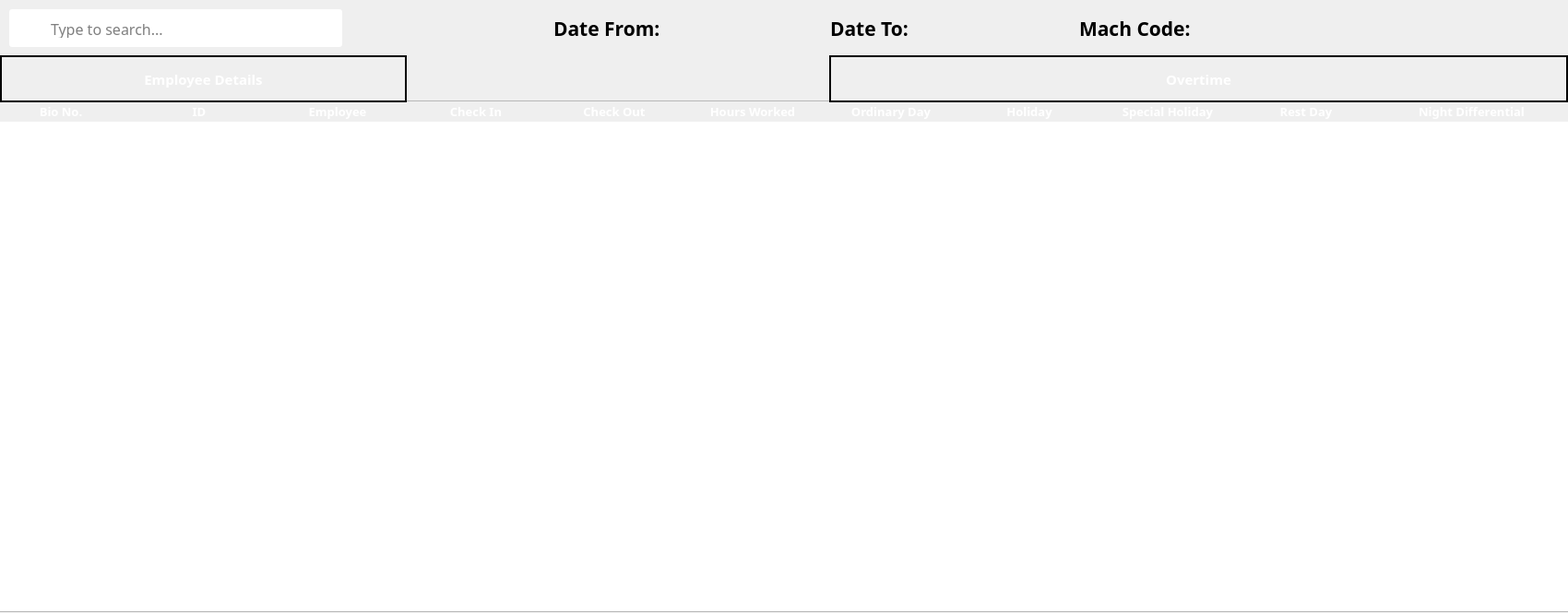
<?xml version="1.0" encoding="UTF-8"?>
<ui version="4.0">
 <class>Dialog</class>
 <widget class="QDialog" name="Dialog">
  <property name="geometry">
   <rect>
    <x>0</x>
    <y>0</y>
    <width>1700</width>
    <height>665</height>
   </rect>
  </property>
  <property name="windowTitle">
   <string>TimeSheet</string>
  </property>
  <widget class="QWidget" name="widget" native="true">
   <property name="geometry">
    <rect>
     <x>0</x>
     <y>0</y>
     <width>1701</width>
     <height>61</height>
    </rect>
   </property>
   <property name="styleSheet">
    <string notr="true">background-color: &quot;#DCE5FE&quot;;</string>
   </property>
   <widget class="QFrame" name="searchBar">
    <property name="geometry">
     <rect>
      <x>10</x>
      <y>10</y>
      <width>361</width>
      <height>41</height>
     </rect>
    </property>
    <property name="focusPolicy">
     <enum>Qt::StrongFocus</enum>
    </property>
    <property name="styleSheet">
     <string notr="true">#searchBar{
	border: 1px solid &quot;#344273&quot;;
	border-radius: 3px; 
}
*{
background-color: white;
}</string>
    </property>
    <property name="frameShape">
     <enum>QFrame::StyledPanel</enum>
    </property>
    <property name="frameShadow">
     <enum>QFrame::Raised</enum>
    </property>
    <widget class="QLineEdit" name="txtSearch_4">
     <property name="geometry">
      <rect>
       <x>43</x>
       <y>10</y>
       <width>301</width>
       <height>21</height>
      </rect>
     </property>
     <property name="font">
      <font>
       <family>Poppins</family>
       <pointsize>12</pointsize>
      </font>
     </property>
     <property name="focusPolicy">
      <enum>Qt::ClickFocus</enum>
     </property>
     <property name="styleSheet">
      <string notr="true">#txtSearch{

}</string>
     </property>
     <property name="text">
      <string/>
     </property>
     <property name="frame">
      <bool>false</bool>
     </property>
     <property name="placeholderText">
      <string>Type to search...</string>
     </property>
    </widget>
    <widget class="QLabel" name="searchIcon_4">
     <property name="geometry">
      <rect>
       <x>10</x>
       <y>10</y>
       <width>31</width>
       <height>21</height>
      </rect>
     </property>
     <property name="styleSheet">
      <string notr="true">#searchIcon{
	background-color: white;
}</string>
     </property>
     <property name="text">
      <string/>
     </property>
     <property name="pixmap">
      <pixmap>../Icons/search.svg</pixmap>
     </property>
     <property name="scaledContents">
      <bool>false</bool>
     </property>
     <property name="alignment">
      <set>Qt::AlignCenter</set>
     </property>
    </widget>
   </widget>
   <widget class="QLabel" name="lblDateFrom">
    <property name="geometry">
     <rect>
      <x>600</x>
      <y>20</y>
      <width>121</width>
      <height>21</height>
     </rect>
    </property>
    <property name="font">
     <font>
      <family>Poppins</family>
      <pointsize>16</pointsize>
      <weight>75</weight>
      <bold>true</bold>
     </font>
    </property>
    <property name="text">
     <string>Date From:</string>
    </property>
   </widget>
   <widget class="QLabel" name="lblFrom">
    <property name="geometry">
     <rect>
      <x>720</x>
      <y>20</y>
      <width>181</width>
      <height>21</height>
     </rect>
    </property>
    <property name="font">
     <font>
      <family>Poppins</family>
      <pointsize>12</pointsize>
      <weight>50</weight>
      <bold>false</bold>
     </font>
    </property>
    <property name="text">
     <string/>
    </property>
    <property name="alignment">
     <set>Qt::AlignCenter</set>
    </property>
   </widget>
   <widget class="QLabel" name="lblTo">
    <property name="geometry">
     <rect>
      <x>990</x>
      <y>20</y>
      <width>181</width>
      <height>21</height>
     </rect>
    </property>
    <property name="font">
     <font>
      <family>Poppins</family>
      <pointsize>12</pointsize>
      <weight>50</weight>
      <bold>false</bold>
     </font>
    </property>
    <property name="text">
     <string/>
    </property>
    <property name="alignment">
     <set>Qt::AlignCenter</set>
    </property>
   </widget>
   <widget class="QLabel" name="lblDateTo">
    <property name="geometry">
     <rect>
      <x>900</x>
      <y>20</y>
      <width>91</width>
      <height>21</height>
     </rect>
    </property>
    <property name="font">
     <font>
      <family>Poppins</family>
      <pointsize>16</pointsize>
      <weight>75</weight>
      <bold>true</bold>
     </font>
    </property>
    <property name="text">
     <string>Date To:</string>
    </property>
   </widget>
   <widget class="QLabel" name="lblMachCode">
    <property name="geometry">
     <rect>
      <x>1170</x>
      <y>20</y>
      <width>131</width>
      <height>21</height>
     </rect>
    </property>
    <property name="font">
     <font>
      <family>Poppins</family>
      <pointsize>16</pointsize>
      <weight>75</weight>
      <bold>true</bold>
     </font>
    </property>
    <property name="text">
     <string>Mach Code:</string>
    </property>
   </widget>
   <widget class="QLabel" name="lblMach">
    <property name="geometry">
     <rect>
      <x>1300</x>
      <y>20</y>
      <width>160</width>
      <height>21</height>
     </rect>
    </property>
    <property name="font">
     <font>
      <family>Poppins</family>
      <pointsize>12</pointsize>
      <weight>50</weight>
      <bold>false</bold>
     </font>
    </property>
    <property name="text">
     <string/>
    </property>
    <property name="alignment">
     <set>Qt::AlignCenter</set>
    </property>
   </widget>
  </widget>
  <widget class="QTableWidget" name="TimeSheetTable">
   <property name="geometry">
    <rect>
     <x>-10</x>
     <y>109</y>
     <width>1711</width>
     <height>555</height>
    </rect>
   </property>
   <property name="sizePolicy">
    <sizepolicy hsizetype="Fixed" vsizetype="Fixed">
     <horstretch>0</horstretch>
     <verstretch>0</verstretch>
    </sizepolicy>
   </property>
   <property name="font">
    <font>
     <family>Poppins SemiBold</family>
     <pointsize>10</pointsize>
     <weight>75</weight>
     <bold>true</bold>
    </font>
   </property>
   <property name="focusPolicy">
    <enum>Qt::ClickFocus</enum>
   </property>
   <property name="contextMenuPolicy">
    <enum>Qt::DefaultContextMenu</enum>
   </property>
   <property name="styleSheet">
    <string notr="true">/* Header Design */

QHeaderView::section {
	font-family: Poppins;
	font-weight: bold;
	font-size: 13px;
	color: white;
	background-color: &quot;#344273&quot;;
	border: none;
}

/* Style for the selected row */
QTableView::item:selected:active {
	 selection-background-color: &quot;#9DADDF&quot;;
}

/* Style for the alternate row */
QTableWidget {
	alternate-background-color: &quot;#DDDDDD&quot;;
}</string>
   </property>
   <property name="horizontalScrollBarPolicy">
    <enum>Qt::ScrollBarAlwaysOff</enum>
   </property>
   <property name="sizeAdjustPolicy">
    <enum>QAbstractScrollArea::AdjustIgnored</enum>
   </property>
   <property name="editTriggers">
    <set>QAbstractItemView::NoEditTriggers</set>
   </property>
   <property name="tabKeyNavigation">
    <bool>false</bool>
   </property>
   <property name="showDropIndicator" stdset="0">
    <bool>false</bool>
   </property>
   <property name="dragDropOverwriteMode">
    <bool>false</bool>
   </property>
   <property name="alternatingRowColors">
    <bool>true</bool>
   </property>
   <property name="selectionMode">
    <enum>QAbstractItemView::SingleSelection</enum>
   </property>
   <property name="selectionBehavior">
    <enum>QAbstractItemView::SelectRows</enum>
   </property>
   <property name="textElideMode">
    <enum>Qt::ElideRight</enum>
   </property>
   <property name="showGrid">
    <bool>false</bool>
   </property>
   <property name="gridStyle">
    <enum>Qt::SolidLine</enum>
   </property>
   <property name="sortingEnabled">
    <bool>false</bool>
   </property>
   <property name="cornerButtonEnabled">
    <bool>false</bool>
   </property>
   <property name="columnCount">
    <number>11</number>
   </property>
   <attribute name="horizontalHeaderVisible">
    <bool>true</bool>
   </attribute>
   <attribute name="horizontalHeaderCascadingSectionResizes">
    <bool>true</bool>
   </attribute>
   <attribute name="horizontalHeaderMinimumSectionSize">
    <number>50</number>
   </attribute>
   <attribute name="horizontalHeaderDefaultSectionSize">
    <number>150</number>
   </attribute>
   <attribute name="horizontalHeaderHighlightSections">
    <bool>true</bool>
   </attribute>
   <attribute name="horizontalHeaderShowSortIndicator" stdset="0">
    <bool>false</bool>
   </attribute>
   <attribute name="horizontalHeaderStretchLastSection">
    <bool>true</bool>
   </attribute>
   <attribute name="verticalHeaderVisible">
    <bool>false</bool>
   </attribute>
   <attribute name="verticalHeaderCascadingSectionResizes">
    <bool>false</bool>
   </attribute>
   <attribute name="verticalHeaderMinimumSectionSize">
    <number>23</number>
   </attribute>
   <attribute name="verticalHeaderDefaultSectionSize">
    <number>31</number>
   </attribute>
   <attribute name="verticalHeaderHighlightSections">
    <bool>false</bool>
   </attribute>
   <attribute name="verticalHeaderShowSortIndicator" stdset="0">
    <bool>false</bool>
   </attribute>
   <column>
    <property name="text">
     <string>Bio No.</string>
    </property>
   </column>
   <column>
    <property name="text">
     <string>ID</string>
    </property>
   </column>
   <column>
    <property name="text">
     <string>Employee</string>
    </property>
    <property name="font">
     <font>
      <strikeout>false</strikeout>
     </font>
    </property>
    <property name="foreground">
     <brush brushstyle="SolidPattern">
      <color alpha="255">
       <red>0</red>
       <green>0</green>
       <blue>0</blue>
      </color>
     </brush>
    </property>
   </column>
   <column>
    <property name="text">
     <string>Check In</string>
    </property>
   </column>
   <column>
    <property name="text">
     <string>Check Out</string>
    </property>
   </column>
   <column>
    <property name="text">
     <string>Hours Worked</string>
    </property>
   </column>
   <column>
    <property name="text">
     <string>Ordinary Day</string>
    </property>
   </column>
   <column>
    <property name="text">
     <string>Holiday</string>
    </property>
   </column>
   <column>
    <property name="text">
     <string>Special Holiday</string>
    </property>
   </column>
   <column>
    <property name="text">
     <string>Rest Day</string>
    </property>
   </column>
   <column>
    <property name="text">
     <string>Night Differential</string>
    </property>
   </column>
  </widget>
  <widget class="QWidget" name="widget_2" native="true">
   <property name="geometry">
    <rect>
     <x>0</x>
     <y>60</y>
     <width>441</width>
     <height>51</height>
    </rect>
   </property>
   <property name="styleSheet">
    <string notr="true">#widget_2{
background-color: &quot;#344273&quot;; 
color: white;
border: 2px solid black
}
QLabel{
color: white
}</string>
   </property>
   <layout class="QHBoxLayout" name="horizontalLayout">
    <item>
     <widget class="QLabel" name="label">
      <property name="font">
       <font>
        <family>Poppins</family>
        <pointsize>11</pointsize>
        <weight>75</weight>
        <bold>true</bold>
       </font>
      </property>
      <property name="text">
       <string>Employee Details</string>
      </property>
      <property name="alignment">
       <set>Qt::AlignCenter</set>
      </property>
     </widget>
    </item>
   </layout>
  </widget>
  <widget class="QWidget" name="widget_3" native="true">
   <property name="geometry">
    <rect>
     <x>899</x>
     <y>60</y>
     <width>801</width>
     <height>51</height>
    </rect>
   </property>
   <property name="autoFillBackground">
    <bool>false</bool>
   </property>
   <property name="styleSheet">
    <string notr="true">#widget_3{
background-color: &quot;#344273&quot;; 
color: white;
border: 2px solid black
}
QLabel{
color: white
}</string>
   </property>
   <layout class="QHBoxLayout" name="horizontalLayout_2">
    <item>
     <widget class="QLabel" name="label_2">
      <property name="font">
       <font>
        <family>Poppins</family>
        <pointsize>11</pointsize>
        <weight>75</weight>
        <bold>true</bold>
       </font>
      </property>
      <property name="text">
       <string>Overtime</string>
      </property>
      <property name="alignment">
       <set>Qt::AlignCenter</set>
      </property>
     </widget>
    </item>
   </layout>
  </widget>
 </widget>
 <resources/>
 <connections/>
</ui>
